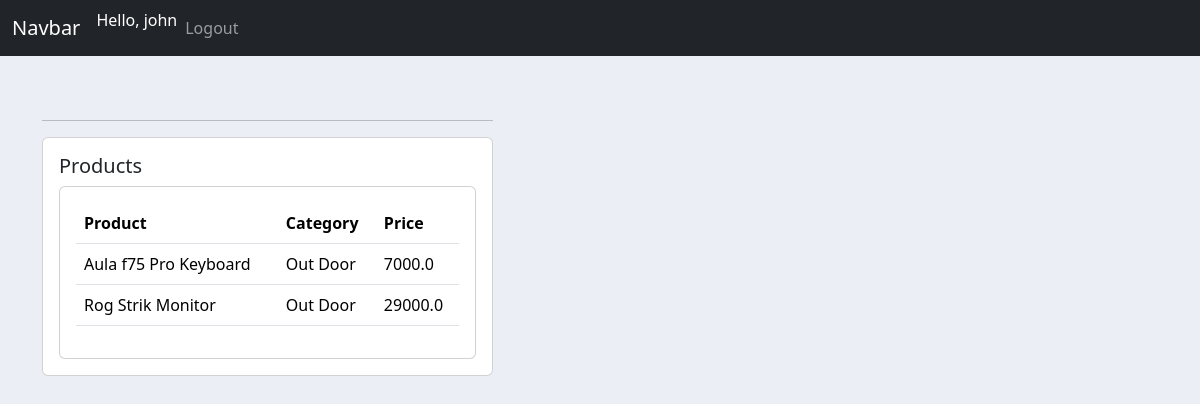
The page /products/ (signed in) on the database its author committed.
### GameStore/models.py (models this page shows, shortened)
class Product_item(models.Model):
    CATEGORY = (
        ('Indoor', 'Indoor'),
        ('Out Door','Out Door')
    )
    name =  models.CharField(max_length=100,null=True,blank=True)
    price = models.FloatField(null=True)
    category = models.CharField(max_length=100,null=True,blank=True,choices=CATEGORY)
    description =  models.CharField(max_length=100,null=True,blank=True )
    date_created = models.DateTimeField(auto_now_add=True,null=True,blank=True)
    tags = models.ManyToManyField(Tag)

### GameStore/decorators.py (the view)
        def wrapper_func(request,*args,**kwargs):
            group = None
            if request.user.groups.exists():
                group = request.user.groups.all()[0].name
            if group in allowed_roles:
                return view_func(request,*args,**kwargs)
            else:
                return HttpResponse("You are not authorized")

### GameStore/views.py (called while the page is built)
@login_required(login_url='/login_page/')
@allowed_users(allowed_roles=['admin','customer'])
def products(request):
    products_data = Product_item.objects.all()
    context ={'product':products_data}
    return render(request,'product.html',context)

### GameStore/templates/product.html
{% extends 'bast.html' %}
{% block start %}
<div class="container">
<div class="row mt-5">
    <div class="col-md-5">
        <hr>
        <div class="card card-body">
            <h5>Products</h5>
            <div class="card card-body">
                <table class="table">
                    <thead>
                        <tr>
                            <th>Product</th>
                            <th>Category</th>
                            <th>Price</th>
                        </tr>
                    </thead>
                    <tbody>
                        {% for i in product %}
                        <tr>
                            <td>{{ i.name }}</td>
                            <td>{{ i.category }}</td>
                            <td>{{ i.price }}</td>
                        </tr>
                        {% endfor %}
                    </tbody>
                </table>
            </div>
        </div>
    </div>
</div>
</div>
{% endblock %}

### GameStore/templates/bast.html (shortened to what this page needs)
<!DOCTYPE html>
<html lang="en">
<head>
    <link href="https://cdn.jsdelivr.net/npm/bootstrap@5.3.7/dist/css/bootstrap.min.css" rel="stylesheet">
</head>
<body>
<nav class="navbar navbar-expand-lg mb-5 navbar-dark bg-dark">
          <div class="container-fluid">
            <a class="navbar-brand" href="#">Navbar</a>
            <div class="collapse navbar-collapse" id="navbarNav">
              <ul class="navbar-nav">
                  <span class="user-welcome" >Hello, {{request.user}}</span>
                   <li class="nav-item">
                  <a class="nav-link" href="{% url 'logout' %}">Logout</a>
                </li>
              </ul>
            </div>
          </div>
        </nav>
{% block start %}
{% endblock %}
</body>
</html>

### GameStore/templates/bast.html (style rules this page uses)
body { background-color:#ebeff5; }
.user-welcome { color:white; }

### rows shown on the page
Product_item: name "Aula f75 Pro Keyboard", category "Out Door", price "7000.0"
Product_item: name "Rog Strik Monitor", category "Out Door", price "29000.0"

### other values the page prints
{{ request.user }} "john"
